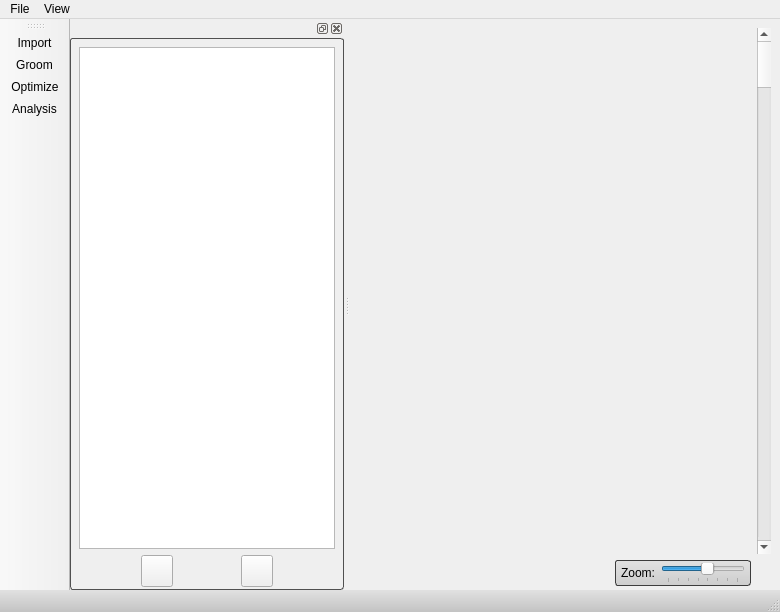
<?xml version="1.0" encoding="UTF-8"?>
<ui version="4.0">
 <class>ShapeWorksStudioApp</class>
 <widget class="QMainWindow" name="ShapeWorksStudioApp">
  <property name="geometry">
   <rect>
    <x>0</x>
    <y>0</y>
    <width>780</width>
    <height>612</height>
   </rect>
  </property>
  <property name="windowTitle">
   <string>ShapeWorksStudio</string>
  </property>
  <property name="windowIcon">
   <iconset resource="../Resources/ShapeWorksStudio.qrc">
    <normaloff>:/Studio/Images/shapes-icon.png</normaloff>:/Studio/Images/shapes-icon.png</iconset>
  </property>
  <property name="styleSheet">
   <string notr="true">
/*
QWidget#dockWidgetContents
{
background-color: qlineargradient(spread:pad, x1:0, y1:0, x2:0, y2:1, stop:0 rgba(225, 225, 225, 255), stop:1 rgba(195, 195, 195, 255));
border: 1px solid rgb(60, 60, 60);
border-radius: 3px;
}
*/


QWidget#dockWidgetContents
{
border: 1px solid rgb(80,80,80);
border-radius: 3px;
}

QWidget#statusbar
{

background-color: qlineargradient(spread:pad, x1:0, y1:0, x2:0, y2:1, stop:0 rgba(225, 225, 225, 255), stop:1 rgba(195, 195, 195, 255));

}

QWidget#zoomWidget
{

background-color: qlineargradient(spread:pad, x1:0, y1:0, x2:0, y2:1, stop:0 rgba(225, 225, 225, 255), stop:1 rgba(205, 205, 205, 255));
border: 1px solid rgb(60, 60, 60);
border-radius: 3px;
}
</string>
  </property>
  <widget class="QWidget" name="centralwidget">
   <layout class="QGridLayout" name="gridLayout">
    <property name="bottomMargin">
     <number>4</number>
    </property>
    <item row="0" column="0">
     <widget class="QVTKWidget" name="qvtkWidget" native="true">
      <property name="sizePolicy">
       <sizepolicy hsizetype="Expanding" vsizetype="Expanding">
        <horstretch>1</horstretch>
        <verstretch>1</verstretch>
       </sizepolicy>
      </property>
      <property name="minimumSize">
       <size>
        <width>300</width>
        <height>300</height>
       </size>
      </property>
     </widget>
    </item>
    <item row="0" column="1">
     <widget class="QScrollBar" name="vertical_scroll_bar">
      <property name="orientation">
       <enum>Qt::Vertical</enum>
      </property>
     </widget>
    </item>
    <item row="1" column="0">
     <layout class="QHBoxLayout" name="horizontalLayout" stretch="1,0">
      <item>
       <spacer name="horizontalSpacer">
        <property name="orientation">
         <enum>Qt::Horizontal</enum>
        </property>
        <property name="sizeHint" stdset="0">
         <size>
          <width>40</width>
          <height>20</height>
         </size>
        </property>
       </spacer>
      </item>
      <item>
       <widget class="QWidget" name="zoomWidget" native="true">
        <property name="sizePolicy">
         <sizepolicy hsizetype="Minimum" vsizetype="MinimumExpanding">
          <horstretch>0</horstretch>
          <verstretch>0</verstretch>
         </sizepolicy>
        </property>
        <layout class="QHBoxLayout" name="horizontalLayout_2">
         <property name="spacing">
          <number>6</number>
         </property>
         <property name="leftMargin">
          <number>6</number>
         </property>
         <property name="topMargin">
          <number>3</number>
         </property>
         <property name="rightMargin">
          <number>6</number>
         </property>
         <property name="bottomMargin">
          <number>3</number>
         </property>
         <item>
          <widget class="QLabel" name="label">
           <property name="text">
            <string>Zoom:</string>
           </property>
          </widget>
         </item>
         <item>
          <widget class="QSlider" name="thumbnail_size_slider">
           <property name="maximumSize">
            <size>
             <width>100</width>
             <height>16777215</height>
            </size>
           </property>
           <property name="minimum">
            <number>1</number>
           </property>
           <property name="maximum">
            <number>8</number>
           </property>
           <property name="pageStep">
            <number>1</number>
           </property>
           <property name="value">
            <number>5</number>
           </property>
           <property name="orientation">
            <enum>Qt::Horizontal</enum>
           </property>
           <property name="invertedAppearance">
            <bool>false</bool>
           </property>
           <property name="invertedControls">
            <bool>false</bool>
           </property>
           <property name="tickPosition">
            <enum>QSlider::TicksBelow</enum>
           </property>
          </widget>
         </item>
        </layout>
       </widget>
      </item>
     </layout>
    </item>
   </layout>
  </widget>
  <widget class="QMenuBar" name="menubar">
   <property name="geometry">
    <rect>
     <x>0</x>
     <y>0</y>
     <width>780</width>
     <height>21</height>
    </rect>
   </property>
   <widget class="QMenu" name="menuFile">
    <property name="title">
     <string>File</string>
    </property>
    <addaction name="actionNewProject"/>
    <addaction name="actionOpenProject"/>
    <addaction name="actionSaveProject"/>
    <addaction name="actionSaveProjectAs"/>
    <addaction name="separator"/>
    <addaction name="actionImport"/>
    <addaction name="separator"/>
    <addaction name="actionQuit"/>
   </widget>
   <widget class="QMenu" name="menuView">
    <property name="title">
     <string>View</string>
    </property>
    <addaction name="actionViewFullScreen"/>
    <addaction name="separator"/>
   </widget>
   <addaction name="menuFile"/>
   <addaction name="menuView"/>
  </widget>
  <widget class="QStatusBar" name="statusbar"/>
  <widget class="QDockWidget" name="controlsDockWidget_2">
   <property name="floating">
    <bool>false</bool>
   </property>
   <property name="features">
    <set>QDockWidget::AllDockWidgetFeatures</set>
   </property>
   <property name="windowTitle">
    <string/>
   </property>
   <attribute name="dockWidgetArea">
    <number>1</number>
   </attribute>
   <widget class="QWidget" name="dockWidgetContents">
    <layout class="QVBoxLayout" name="verticalLayout">
     <property name="spacing">
      <number>3</number>
     </property>
     <property name="bottomMargin">
      <number>3</number>
     </property>
     <item>
      <widget class="QStackedWidget" name="stackedWidget">
       <property name="currentIndex">
        <number>0</number>
       </property>
       <widget class="QWidget" name="importPage">
        <layout class="QVBoxLayout" name="verticalLayout_2">
         <property name="margin">
          <number>0</number>
         </property>
         <item>
          <widget class="QTableWidget" name="tableWidget"/>
         </item>
         <item>
          <layout class="QHBoxLayout" name="horizontalLayout2">
           <item>
            <widget class="QToolButton" name="deleteButton">
             <property name="minimumSize">
              <size>
               <width>32</width>
               <height>32</height>
              </size>
             </property>
             <property name="maximumSize">
              <size>
               <width>32</width>
               <height>32</height>
              </size>
             </property>
             <property name="toolTip">
              <string>Remove</string>
             </property>
             <property name="statusTip">
              <string>Remove images</string>
             </property>
             <property name="text">
              <string/>
             </property>
             <property name="icon">
              <iconset resource="../Resources/ShapeWorksStudio.qrc">
               <normaloff>:/Studio/Images/remove.png</normaloff>:/Studio/Images/remove.png</iconset>
             </property>
            </widget>
           </item>
           <item>
            <widget class="QToolButton" name="addButton">
             <property name="minimumSize">
              <size>
               <width>32</width>
               <height>32</height>
              </size>
             </property>
             <property name="maximumSize">
              <size>
               <width>32</width>
               <height>32</height>
              </size>
             </property>
             <property name="toolTip">
              <string>Add</string>
             </property>
             <property name="statusTip">
              <string>Add images</string>
             </property>
             <property name="text">
              <string/>
             </property>
             <property name="icon">
              <iconset resource="../Resources/ShapeWorksStudio.qrc">
               <normaloff>:/Studio/Images/add.png</normaloff>:/Studio/Images/add.png</iconset>
             </property>
            </widget>
           </item>
          </layout>
         </item>
        </layout>
       </widget>
       <widget class="QWidget" name="groomPage">
        <layout class="QVBoxLayout" name="verticalLayout_3">
         <property name="margin">
          <number>0</number>
         </property>
        </layout>
       </widget>
      </widget>
     </item>
    </layout>
   </widget>
  </widget>
  <widget class="QToolBar" name="toolBar">
   <property name="windowTitle">
    <string>toolBar</string>
   </property>
   <property name="movable">
    <bool>true</bool>
   </property>
   <property name="iconSize">
    <size>
     <width>42</width>
     <height>42</height>
    </size>
   </property>
   <property name="toolButtonStyle">
    <enum>Qt::ToolButtonTextUnderIcon</enum>
   </property>
   <property name="floatable">
    <bool>true</bool>
   </property>
   <attribute name="toolBarArea">
    <enum>LeftToolBarArea</enum>
   </attribute>
   <attribute name="toolBarBreak">
    <bool>false</bool>
   </attribute>
   <addaction name="actionImportMode"/>
   <addaction name="actionGroomMode"/>
   <addaction name="actionActionOptimizeMode"/>
   <addaction name="actionAnalysisMode"/>
  </widget>
  <action name="actionQuit">
   <property name="text">
    <string>Quit</string>
   </property>
   <property name="shortcut">
    <string>Ctrl+Q</string>
   </property>
  </action>
  <action name="actionViewFullScreen">
   <property name="text">
    <string>Full Screen</string>
   </property>
   <property name="shortcut">
    <string>Ctrl+F</string>
   </property>
  </action>
  <action name="actionImport">
   <property name="text">
    <string>Import...</string>
   </property>
   <property name="shortcut">
    <string>Ctrl+I</string>
   </property>
  </action>
  <action name="actionGroomMode">
   <property name="checkable">
    <bool>true</bool>
   </property>
   <property name="icon">
    <iconset resource="../Resources/ShapeWorksStudio.qrc">
     <normaloff>:/Studio/Images/tools.png</normaloff>:/Studio/Images/tools.png</iconset>
   </property>
   <property name="text">
    <string>Groom</string>
   </property>
  </action>
  <action name="actionImportMode">
   <property name="checkable">
    <bool>true</bool>
   </property>
   <property name="icon">
    <iconset resource="../Resources/ShapeWorksStudio.qrc">
     <normaloff>:/Studio/Images/data.png</normaloff>:/Studio/Images/data.png</iconset>
   </property>
   <property name="text">
    <string>Import</string>
   </property>
  </action>
  <action name="actionActionOptimizeMode">
   <property name="checkable">
    <bool>true</bool>
   </property>
   <property name="icon">
    <iconset resource="../Resources/ShapeWorksStudio.qrc">
     <normaloff>:/Studio/Images/gear2.png</normaloff>:/Studio/Images/gear2.png</iconset>
   </property>
   <property name="text">
    <string>Optimize</string>
   </property>
  </action>
  <action name="actionAnalysisMode">
   <property name="checkable">
    <bool>true</bool>
   </property>
   <property name="icon">
    <iconset resource="../Resources/ShapeWorksStudio.qrc">
     <normaloff>:/Studio/Images/chart.png</normaloff>:/Studio/Images/chart.png</iconset>
   </property>
   <property name="text">
    <string>Analysis</string>
   </property>
  </action>
  <action name="actionOpenProject">
   <property name="text">
    <string>Open Project</string>
   </property>
   <property name="shortcut">
    <string>Ctrl+O</string>
   </property>
  </action>
  <action name="actionSaveProject">
   <property name="text">
    <string>Save Project</string>
   </property>
   <property name="shortcut">
    <string>Ctrl+S</string>
   </property>
  </action>
  <action name="actionNewProject">
   <property name="text">
    <string>New Project</string>
   </property>
   <property name="shortcut">
    <string>Ctrl+N</string>
   </property>
  </action>
  <action name="actionSaveProjectAs">
   <property name="text">
    <string>Save Project As...</string>
   </property>
   <property name="shortcut">
    <string>Ctrl+Shift+S</string>
   </property>
  </action>
 </widget>
 <customwidgets>
  <customwidget>
   <class>QVTKWidget</class>
   <extends>QWidget</extends>
   <header>QVTKWidget.h</header>
  </customwidget>
 </customwidgets>
 <resources>
  <include location="../Resources/ShapeWorksStudio.qrc"/>
 </resources>
 <connections/>
</ui>
